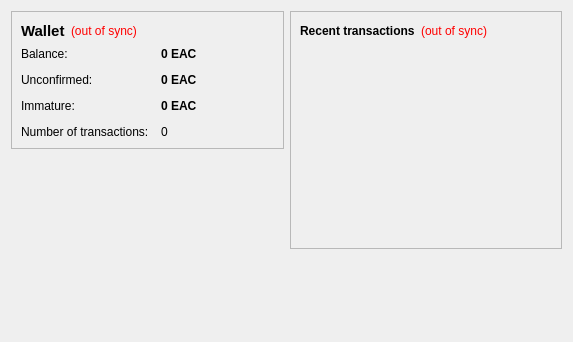
<?xml version="1.0" encoding="UTF-8"?>
<ui version="4.0">
 <class>OverviewPage</class>
 <widget class="QWidget" name="OverviewPage">
  <property name="geometry">
   <rect>
    <x>0</x>
    <y>0</y>
    <width>573</width>
    <height>342</height>
   </rect>
  </property>
  <property name="windowTitle">
   <string>Form</string>
  </property>
  <layout class="QHBoxLayout" name="horizontalLayout" stretch="1,1">
   <item>
    <layout class="QVBoxLayout" name="verticalLayout_2">
     <item>
      <widget class="QFrame" name="frame">
       <property name="frameShape">
        <enum>QFrame::StyledPanel</enum>
       </property>
       <property name="frameShadow">
        <enum>QFrame::Raised</enum>
       </property>
       <layout class="QVBoxLayout" name="verticalLayout_4">
        <item>
         <layout class="QHBoxLayout" name="horizontalLayout_4">
          <item>
           <widget class="QLabel" name="label_5">
            <property name="font">
             <font>
              <pointsize>11</pointsize>
              <weight>75</weight>
              <bold>true</bold>
             </font>
            </property>
            <property name="text">
             <string>Wallet</string>
            </property>
           </widget>
          </item>
          <item>
           <widget class="QLabel" name="labelWalletStatus">
            <property name="toolTip">
             <string>The displayed information may be out of date. Your wallet automatically synchronizes with the EarthCoin network after a connection is established, but this process has not completed yet.</string>
            </property>
            <property name="styleSheet">
             <string notr="true">QLabel { color: red; }</string>
            </property>
            <property name="text">
             <string notr="true">(out of sync)</string>
            </property>
            <property name="alignment">
             <set>Qt::AlignLeading|Qt::AlignLeft|Qt::AlignVCenter</set>
            </property>
           </widget>
          </item>
          <item>
           <spacer name="horizontalSpacer_2">
            <property name="orientation">
             <enum>Qt::Horizontal</enum>
            </property>
            <property name="sizeHint" stdset="0">
             <size>
              <width>40</width>
              <height>20</height>
             </size>
            </property>
           </spacer>
          </item>
         </layout>
        </item>
        <item>
         <layout class="QFormLayout" name="formLayout_2">
          <property name="fieldGrowthPolicy">
           <enum>QFormLayout::AllNonFixedFieldsGrow</enum>
          </property>
          <property name="horizontalSpacing">
           <number>12</number>
          </property>
          <property name="verticalSpacing">
           <number>12</number>
          </property>
          <item row="0" column="0">
           <widget class="QLabel" name="label">
            <property name="text">
             <string>Balance:</string>
            </property>
           </widget>
          </item>
          <item row="0" column="1">
           <widget class="QLabel" name="labelBalance">
            <property name="font">
             <font>
              <weight>75</weight>
              <bold>true</bold>
             </font>
            </property>
            <property name="cursor">
             <cursorShape>IBeamCursor</cursorShape>
            </property>
            <property name="toolTip">
             <string>Your current balance</string>
            </property>
            <property name="text">
             <string notr="true">0 EAC</string>
            </property>
            <property name="textInteractionFlags">
             <set>Qt::LinksAccessibleByMouse|Qt::TextSelectableByKeyboard|Qt::TextSelectableByMouse</set>
            </property>
           </widget>
          </item>
          <item row="1" column="0">
           <widget class="QLabel" name="label_3">
            <property name="text">
             <string>Unconfirmed:</string>
            </property>
           </widget>
          </item>
          <item row="1" column="1">
           <widget class="QLabel" name="labelUnconfirmed">
            <property name="font">
             <font>
              <weight>75</weight>
              <bold>true</bold>
             </font>
            </property>
            <property name="cursor">
             <cursorShape>IBeamCursor</cursorShape>
            </property>
            <property name="toolTip">
             <string>Total of transactions that have yet to be confirmed, and do not yet count toward the current balance</string>
            </property>
            <property name="text">
             <string notr="true">0 EAC</string>
            </property>
            <property name="textInteractionFlags">
             <set>Qt::LinksAccessibleByMouse|Qt::TextSelectableByKeyboard|Qt::TextSelectableByMouse</set>
            </property>
           </widget>
          </item>
          <item row="3" column="0">
           <widget class="QLabel" name="label_2">
            <property name="text">
             <string>Number of transactions:</string>
            </property>
           </widget>
          </item>
          <item row="3" column="1">
           <widget class="QLabel" name="labelNumTransactions">
            <property name="toolTip">
             <string>Total number of transactions in wallet</string>
            </property>
            <property name="text">
             <string notr="true">0</string>
            </property>
           </widget>
          </item>
          <item row="2" column="0">
           <widget class="QLabel" name="labelImmatureText">
            <property name="text">
             <string>Immature:</string>
            </property>
           </widget>
          </item>
          <item row="2" column="1">
           <widget class="QLabel" name="labelImmature">
            <property name="font">
             <font>
              <weight>75</weight>
              <bold>true</bold>
             </font>
            </property>
            <property name="toolTip">
             <string>Mined balance that has not yet matured</string>
            </property>
            <property name="text">
             <string notr="true">0 EAC</string>
            </property>
            <property name="textInteractionFlags">
             <set>Qt::LinksAccessibleByMouse|Qt::TextSelectableByKeyboard|Qt::TextSelectableByMouse</set>
            </property>
           </widget>
          </item>
         </layout>
        </item>
       </layout>
      </widget>
     </item>
     <item>
      <spacer name="verticalSpacer">
       <property name="orientation">
        <enum>Qt::Vertical</enum>
       </property>
       <property name="sizeHint" stdset="0">
        <size>
         <width>20</width>
         <height>40</height>
        </size>
       </property>
      </spacer>
     </item>
    </layout>
   </item>
   <item>
    <layout class="QVBoxLayout" name="verticalLayout_3">
     <item>
      <widget class="QFrame" name="frame_2">
       <property name="frameShape">
        <enum>QFrame::StyledPanel</enum>
       </property>
       <property name="frameShadow">
        <enum>QFrame::Raised</enum>
       </property>
       <layout class="QVBoxLayout" name="verticalLayout">
        <item>
         <layout class="QHBoxLayout" name="horizontalLayout_2">
          <item>
           <widget class="QLabel" name="label_4">
            <property name="text">
             <string>&lt;b&gt;Recent transactions&lt;/b&gt;</string>
            </property>
           </widget>
          </item>
          <item>
           <widget class="QLabel" name="labelTransactionsStatus">
            <property name="toolTip">
             <string>The displayed information may be out of date. Your wallet automatically synchronizes with the EarthCoin network after a connection is established, but this process has not completed yet.</string>
            </property>
            <property name="styleSheet">
             <string notr="true">QLabel { color: red; }</string>
            </property>
            <property name="text">
             <string notr="true">(out of sync)</string>
            </property>
            <property name="alignment">
             <set>Qt::AlignRight|Qt::AlignTrailing|Qt::AlignVCenter</set>
            </property>
           </widget>
          </item>
          <item>
           <spacer name="horizontalSpacer">
            <property name="orientation">
             <enum>Qt::Horizontal</enum>
            </property>
            <property name="sizeHint" stdset="0">
             <size>
              <width>40</width>
              <height>20</height>
             </size>
            </property>
           </spacer>
          </item>
         </layout>
        </item>
        <item>
         <widget class="QListView" name="listTransactions">
          <property name="styleSheet">
           <string notr="true">QListView { background: transparent; }</string>
          </property>
          <property name="frameShape">
           <enum>QFrame::NoFrame</enum>
          </property>
          <property name="verticalScrollBarPolicy">
           <enum>Qt::ScrollBarAlwaysOff</enum>
          </property>
          <property name="horizontalScrollBarPolicy">
           <enum>Qt::ScrollBarAlwaysOff</enum>
          </property>
          <property name="selectionMode">
           <enum>QAbstractItemView::NoSelection</enum>
          </property>
         </widget>
        </item>
       </layout>
      </widget>
     </item>
     <item>
      <spacer name="verticalSpacer_2">
       <property name="orientation">
        <enum>Qt::Vertical</enum>
       </property>
       <property name="sizeHint" stdset="0">
        <size>
         <width>20</width>
         <height>40</height>
        </size>
       </property>
      </spacer>
     </item>
    </layout>
   </item>
  </layout>
 </widget>
 <resources/>
 <connections/>
</ui>
